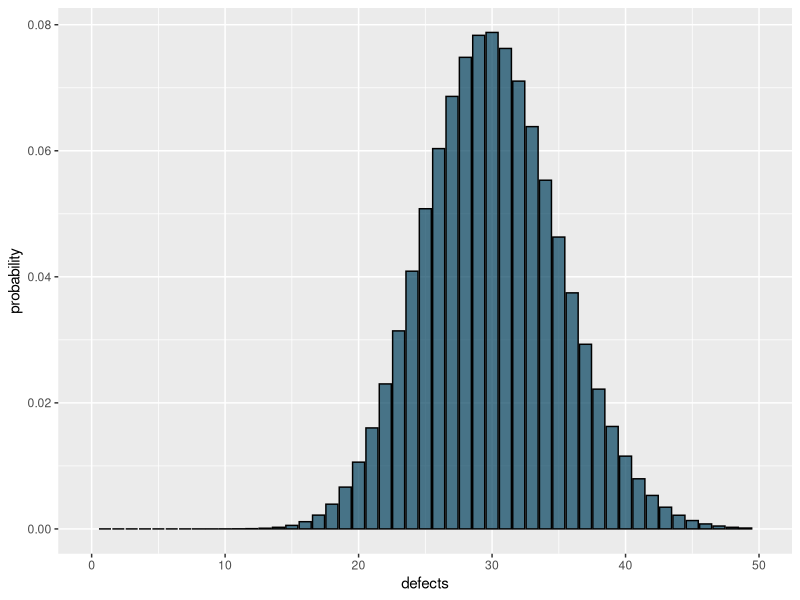
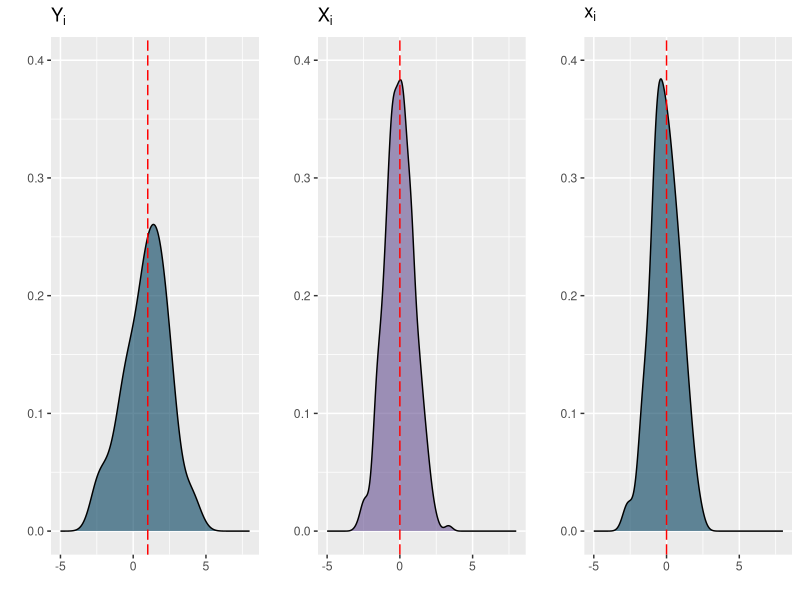
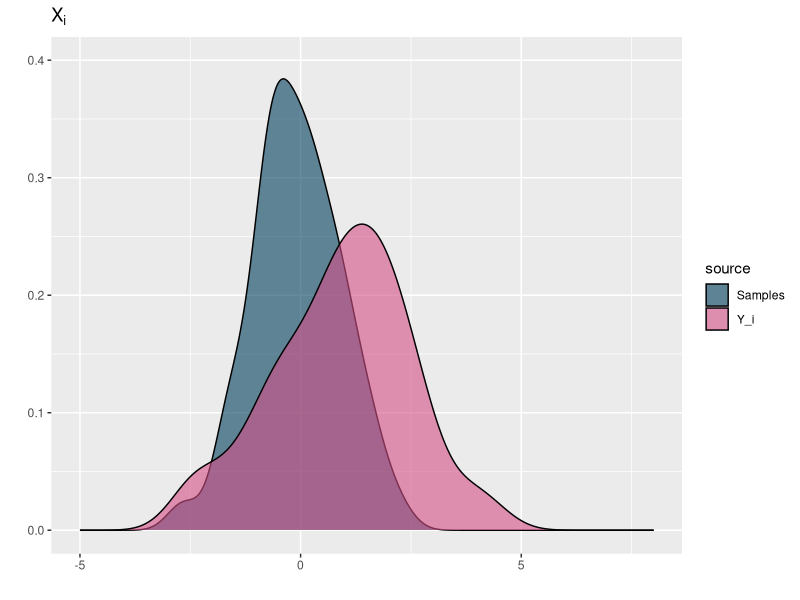

Reproduce these figures in R, in order.
## ---- chunk 1
knitr::opts_chunk$set(echo = TRUE)
## ---- chunk 2
library(tidyverse)

n <- 200
p <- 0.15
probs <- c()

for (i in 0:n){
  probs <- append(probs, choose(n, i) * p^i * (1 - p)^(n - i))
}

df_factory <- data.frame("defects" = 0:n, "probability" = probs)

ggplot(data = df_factory, aes(x = defects, y = probability)) + 
    geom_bar(stat = "identity", color = "black", fill = "#003f5c", alpha = 0.7) + 
    xlim(0, 50)

sprintf("Binomial calculation: %0.5f", 1 - sum(df_factory[0:41, "probability"]))
sprintf("Normal Approximation: %0.5f", 1 - pnorm(40, mean = n*p, sd = (n*p*(1-p))^0.5))
sprintf("Binomial calculation (built in): %0.5f", 1 - pbinom(40, n, p))

## ---- chunk 3
library(tidyverse)
library(cowplot)

options(repr.plot.width = 16, repr.plot.height = 12, repr.plot.res = 100)

set.seed(27092021)

chart_colors <- c("#003f5c", "#2f4b7c", "#665191", "#a05195",
                  "#d45087", "#f95d6a", "#ff7c43", "#ffa600")

mu <- 0
sigma <- 1
N <- 1000
n <- 100 

X_i <- rnorm(N, mu, sigma)
e_i <- rnorm(n, mu + 1, sigma)
x_samples <- sample(X_i, n)
Y_i <- x_samples + e_i

df_sample <- data.frame("Samples" = x_samples, "Error" = e_i, "Y_i" = Y_i)

y_plot <-  ggplot(data = df_sample, aes(x = Y_i)) + 
           geom_density(fill = chart_colors[1], alpha = 0.6) +
           ggtitle(label = expression(Y[i])) + xlab("") + ylab("") + xlim(-5, 8) + ylim(0, 0.4) + 
           geom_vline(mapping = NULL, xintercept = mu + 1, linetype = "longdash", color = "red")

x_plot <-  ggplot() + 
           geom_density(fill = chart_colors[3], alpha = 0.6, aes(x = as.data.frame(X_i)[,1])) +
           ggtitle(label = expression(X[i])) + xlab("") + ylab("") + xlim(-5, 8) + ylim(0, 0.4) + 
           geom_vline(mapping = NULL, xintercept = mu, linetype = "longdash", color = "red")

noerror_plot <-  ggplot(data = df_sample, aes(x = x_samples)) + 
           geom_density(fill = chart_colors[1], alpha = 0.6) +
           ggtitle(label = expression(x[i])) + xlab("") + ylab("") + xlim(-5, 8) + ylim(0, 0.4) + 
           geom_vline(mapping = NULL, xintercept = mu, linetype = "longdash", color = "red")

plot_grid(y_plot, x_plot, noerror_plot, align = 'vh', hjust = -1, nrow = 1, ncol = 3)
## ---- chunk 4
df_long <- as_tibble(df_sample)

df_long <- df_long %>% select(Samples, Y_i) %>% gather(source, values, Samples:Y_i)

ggplot(data = df_long) + 
           geom_density(alpha = 0.6, aes(fill = source, x = values)) +
           ggtitle(label = expression(X[i])) + xlab("") + ylab("") + xlim(-5, 8) + ylim(0, 0.4) +
           scale_fill_manual( values = chart_colors[c(1,5)])
